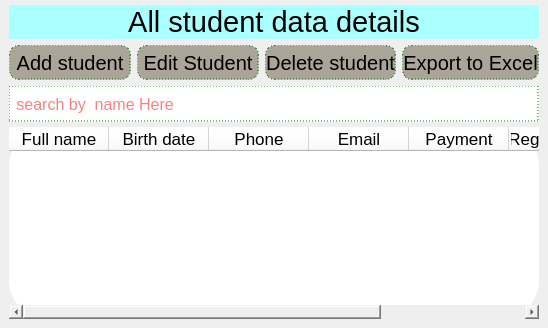
                    <widget class="QWidget" name="page_3">
                     <property name="styleSheet">
                      <string notr="true">border-radius:none;</string>
                     </property>
                     <layout class="QVBoxLayout" name="verticalLayout_130">
                      <property name="leftMargin">
                       <number>0</number>
                      </property>
                      <property name="topMargin">
                       <number>0</number>
                      </property>
                      <property name="rightMargin">
                       <number>0</number>
                      </property>
                      <property name="bottomMargin">
                       <number>0</number>
                      </property>
                      <item>
                       <widget class="QFrame" name="frame_52">
                        <property name="styleSheet">
                         <string notr="true">border:none;
border-bottom-radius:35px;</string>
                        </property>
                        <property name="frameShape">
                         <enum>QFrame::StyledPanel</enum>
                        </property>
                        <property name="frameShadow">
                         <enum>QFrame::Raised</enum>
                        </property>
                        <layout class="QVBoxLayout" name="verticalLayout_9">
                         <property name="topMargin">
                          <number>5</number>
                         </property>
                         <item>
                          <widget class="QFrame" name="frame_30">
                           <property name="minimumSize">
                            <size>
                             <width>0</width>
                             <height>27</height>
                            </size>
                           </property>
                           <property name="maximumSize">
                            <size>
                             <width>16777215</width>
                             <height>43</height>
                            </size>
                           </property>
                           <property name="frameShape">
                            <enum>QFrame::StyledPanel</enum>
                           </property>
                           <property name="frameShadow">
                            <enum>QFrame::Raised</enum>
                           </property>
                           <layout class="QHBoxLayout" name="horizontalLayout_14">
                            <property name="spacing">
                             <number>0</number>
                            </property>
                            <property name="leftMargin">
                             <number>0</number>
                            </property>
                            <property name="topMargin">
                             <number>0</number>
                            </property>
                            <property name="rightMargin">
                             <number>0</number>
                            </property>
                            <property name="bottomMargin">
                             <number>0</number>
                            </property>
                            <item>
                             <widget class="QLabel" name="label_5">
                              <property name="font">
                               <font>
                                <pointsize>22</pointsize>
                               </font>
                              </property>
                              <property name="styleSheet">
                               <string notr="true">border-radius:none;
background-color:rgb(170, 255, 255);</string>
                              </property>
                              <property name="text">
                               <string>All student data details</string>
                              </property>
                              <property name="alignment">
                               <set>Qt::AlignCenter</set>
                              </property>
                             </widget>
                            </item>
                           </layout>
                          </widget>
                         </item>
                         <item>
                          <widget class="QFrame" name="frame_28">
                           <property name="minimumSize">
                            <size>
                             <width>0</width>
                             <height>35</height>
                            </size>
                           </property>
                           <property name="maximumSize">
                            <size>
                             <width>16777215</width>
                             <height>43</height>
                            </size>
                           </property>
                           <property name="frameShape">
                            <enum>QFrame::StyledPanel</enum>
                           </property>
                           <property name="frameShadow">
                            <enum>QFrame::Raised</enum>
                           </property>
                           <layout class="QHBoxLayout" name="horizontalLayout_13">
                            <property name="spacing">
                             <number>6</number>
                            </property>
                            <property name="leftMargin">
                             <number>0</number>
                            </property>
                            <property name="topMargin">
                             <number>0</number>
                            </property>
                            <property name="rightMargin">
                             <number>0</number>
                            </property>
                            <property name="bottomMargin">
                             <number>0</number>
                            </property>
                            <item>
                             <widget class="QPushButton" name="pushButton_25">
                              <property name="minimumSize">
                               <size>
                                <width>122</width>
                                <height>35</height>
                               </size>
                              </property>
                              <property name="font">
                               <font>
                                <pointsize>15</pointsize>
                               </font>
                              </property>
                              <property name="styleSheet">
                               <string notr="true">QPushButton{
background-color:rgb(170, 164, 153);
border:1px dashed green;
border-radius:10px;
}
QPushButton::hover{
background-color:rgba(255, 0, 0,70);
}
QPushButton::pressed{
border:1px solid black;
}
</string>
                              </property>
                              <property name="text">
                               <string>Add student</string>
                              </property>
                             </widget>
                            </item>
                            <item>
                             <widget class="QPushButton" name="pushButton_33">
                              <property name="minimumSize">
                               <size>
                                <width>122</width>
                                <height>35</height>
                               </size>
                              </property>
                              <property name="font">
                               <font>
                                <pointsize>15</pointsize>
                               </font>
                              </property>
                              <property name="styleSheet">
                               <string notr="true">QPushButton{
background-color:rgb(170, 164, 153);
border:1px dashed green;
border-radius:10px;
}
QPushButton::hover{
background-color:rgba(255, 0, 0,70);
}
QPushButton::pressed{
border:1px solid black;
}
</string>
                              </property>
                              <property name="text">
                               <string>Edit Student</string>
                              </property>
                             </widget>
                            </item>
                            <item>
                             <widget class="QPushButton" name="pushButton_26">
                              <property name="minimumSize">
                               <size>
                                <width>122</width>
                                <height>35</height>
                               </size>
                              </property>
                              <property name="font">
                               <font>
                                <pointsize>15</pointsize>
                               </font>
                              </property>
                              <property name="styleSheet">
                               <string notr="true">QPushButton{
background-color:rgb(170, 164, 153);
border:1px dashed green;
border-radius:10px;
}
QPushButton::hover{
background-color:rgba(255, 0, 0,70);
}
QPushButton::pressed{
border:1px solid black;
}
</string>
                              </property>
                              <property name="text">
                               <string>Delete student</string>
                              </property>
                             </widget>
                            </item>
                            <item>
                             <widget class="QPushButton" name="pushButton_27">
                              <property name="minimumSize">
                               <size>
                                <width>122</width>
                                <height>35</height>
                               </size>
                              </property>
                              <property name="font">
                               <font>
                                <pointsize>15</pointsize>
                               </font>
                              </property>
                              <property name="toolTip">
                               <string>select name from table then press 'Delete name'</string>
                              </property>
                              <property name="styleSheet">
                               <string notr="true">QPushButton{
background-color:rgb(170, 164, 153);
border:1px dashed green;
border-radius:10px;
}
QPushButton::hover{
background-color:rgba(255, 0, 0,70);
}
QPushButton::pressed{
border:1px solid black;
}
</string>
                              </property>
                              <property name="text">
                               <string>Export to Excel</string>
                              </property>
                             </widget>
                            </item>
                           </layout>
                          </widget>
                         </item>
                         <item>
                          <widget class="QFrame" name="frame_10">
                           <property name="styleSheet">
                            <string notr="true">border-radius:35px;</string>
                           </property>
                           <property name="frameShape">
                            <enum>QFrame::StyledPanel</enum>
                           </property>
                           <property name="frameShadow">
                            <enum>QFrame::Raised</enum>
                           </property>
                           <layout class="QVBoxLayout" name="verticalLayout_13">
                            <property name="spacing">
                             <number>5</number>
                            </property>
                            <property name="leftMargin">
                             <number>0</number>
                            </property>
                            <property name="topMargin">
                             <number>0</number>
                            </property>
                            <property name="rightMargin">
                             <number>0</number>
                            </property>
                            <property name="bottomMargin">
                             <number>0</number>
                            </property>
                            <item>
                             <widget class="QLineEdit" name="lineEdit_9">
                              <property name="minimumSize">
                               <size>
                                <width>0</width>
                                <height>36</height>
                               </size>
                              </property>
                              <property name="font">
                               <font>
                                <pointsize>12</pointsize>
                               </font>
                              </property>
                              <property name="styleSheet">
                               <string notr="true">QLineEdit{
color:red;
border:1px dashed green;
border-radius:none;
}
QLineEdit::hover{
border:1px solid blue;
}
</string>
                              </property>
                              <property name="placeholderText">
                               <string> search by  name Here</string>
                              </property>
                             </widget>
                            </item>
                            <item>
                             <widget class="QTableWidget" name="tableWidget_7">
                              <property name="minimumSize">
                               <size>
                                <width>0</width>
                                <height>0</height>
                               </size>
                              </property>
                              <property name="styleSheet">
                               <string notr="true">background-color:white;
border-radius:none;
</string>
                              </property>
                              <property name="alternatingRowColors">
                               <bool>true</bool>
                              </property>
                              <attribute name="horizontalHeaderCascadingSectionResizes">
                               <bool>false</bool>
                              </attribute>
                              <attribute name="horizontalHeaderShowSortIndicator" stdset="0">
                               <bool>false</bool>
                              </attribute>
                              <attribute name="horizontalHeaderStretchLastSection">
                               <bool>false</bool>
                              </attribute>
                              <attribute name="verticalHeaderCascadingSectionResizes">
                               <bool>false</bool>
                              </attribute>
                              <attribute name="verticalHeaderShowSortIndicator" stdset="0">
                               <bool>false</bool>
                              </attribute>
                              <attribute name="verticalHeaderStretchLastSection">
                               <bool>false</bool>
                              </attribute>
                              <column>
                               <property name="text">
                                <string>Full name</string>
                               </property>
                               <property name="font">
                                <font>
                                 <pointsize>13</pointsize>
                                </font>
                               </property>
                               <property name="textAlignment">
                                <set>AlignCenter</set>
                               </property>
                              </column>
                              <column>
                               <property name="text">
                                <string>Birth date</string>
                               </property>
                               <property name="font">
                                <font>
                                 <pointsize>13</pointsize>
                                </font>
                               </property>
                               <property name="textAlignment">
                                <set>AlignCenter</set>
                               </property>
                              </column>
                              <column>
                               <property name="text">
                                <string>Phone</string>
                               </property>
                               <property name="font">
                                <font>
                                 <pointsize>13</pointsize>
                                </font>
                               </property>
                               <property name="textAlignment">
                                <set>AlignCenter</set>
                               </property>
                              </column>
                              <column>
                               <property name="text">
                                <string>Email</string>
                               </property>
                               <property name="font">
                                <font>
                                 <pointsize>13</pointsize>
                                </font>
                               </property>
                               <property name="textAlignment">
                                <set>AlignCenter</set>
                               </property>
                              </column>
                              <column>
                               <property name="text">
                                <string>Payment</string>
                               </property>
                               <property name="font">
                                <font>
                                 <pointsize>13</pointsize>
                                </font>
                               </property>
                               <property name="textAlignment">
                                <set>AlignCenter</set>
                               </property>
                              </column>
                              <column>
                               <property name="text">
                                <string>Register date</string>
                               </property>
                               <property name="font">
                                <font>
                                 <pointsize>13</pointsize>
                                </font>
                               </property>
                               <property name="textAlignment">
                                <set>AlignCenter</set>
                               </property>
                              </column>
                              <column>
                               <property name="text">
                                <string>Level</string>
                               </property>
                               <property name="font">
                                <font>
                                 <pointsize>13</pointsize>
                                </font>
                               </property>
                               <property name="textAlignment">
                                <set>AlignCenter</set>
                               </property>
                              </column>
                             </widget>
                            </item>
                           </layout>
                          </widget>
                         </item>
                        </layout>
                       </widget>
                      </item>
                     </layout>
                    </widget>
